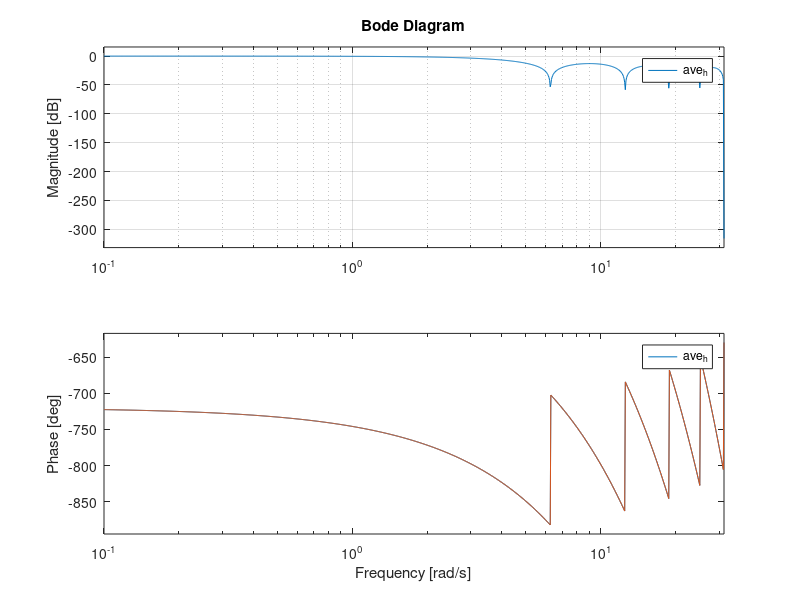
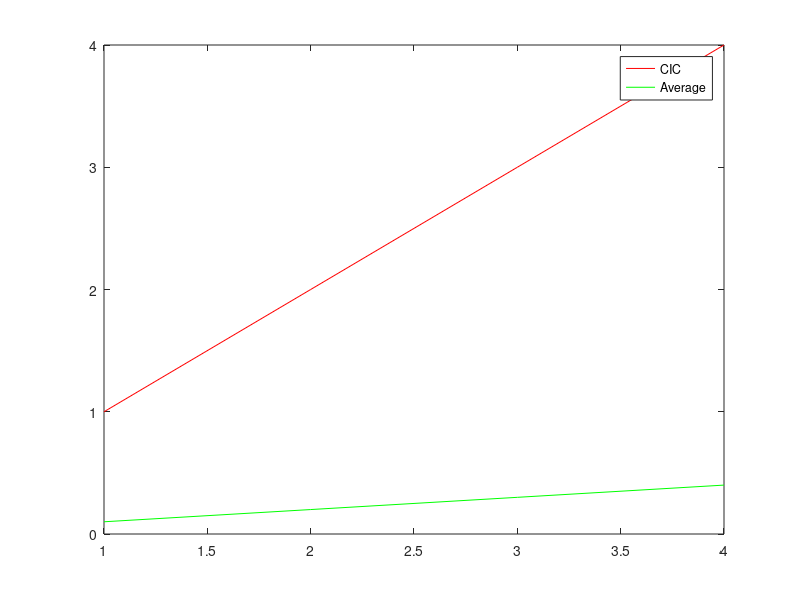
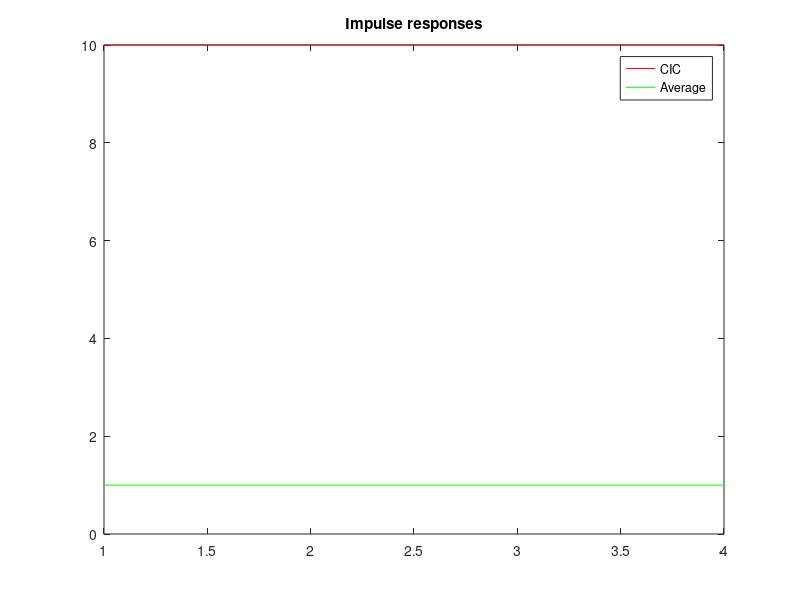

Write MATLAB code to recreate these figures, in order.
%%parameters
clear;

D = 10 ;

% CIC filter
cic_num = zeros(1,D+1);
cic_num(1) = 1;
cic_num(D+1) = -1;

cic_den = [1 -1];

cic_h = filt(cic_num,cic_den,0.1)
[cic_imp_y,cic_imp_t] = impulse(cic_h);

% recursive average filter
ave_num = zeros(1,D+1);
ave_num(1) = 1;
ave_num(D+1) = -1;
ave_den = D*[1 -1];

ave_h = filt(ave_num,ave_den,0.1)
[ave_imp_y,ave_imp_t] = impulse(ave_h);

% plot
figure(1)
%subplot (2,1,1)
bode(cic_h); grid;
hold on
%subplot (2,1,2)
%figure(10)
bode(ave_h); grid;
hold off

figure(2)
plot(step(cic_h),'r')
hold on 
plot(step(ave_h),'g')
legend('CIC','Average')
hold off

figure(3)
plot(cic_imp_y, 'r')
hold on
plot(ave_imp_y, 'g')
legend('CIC','Average')
hold off
title('Impulse responses')
